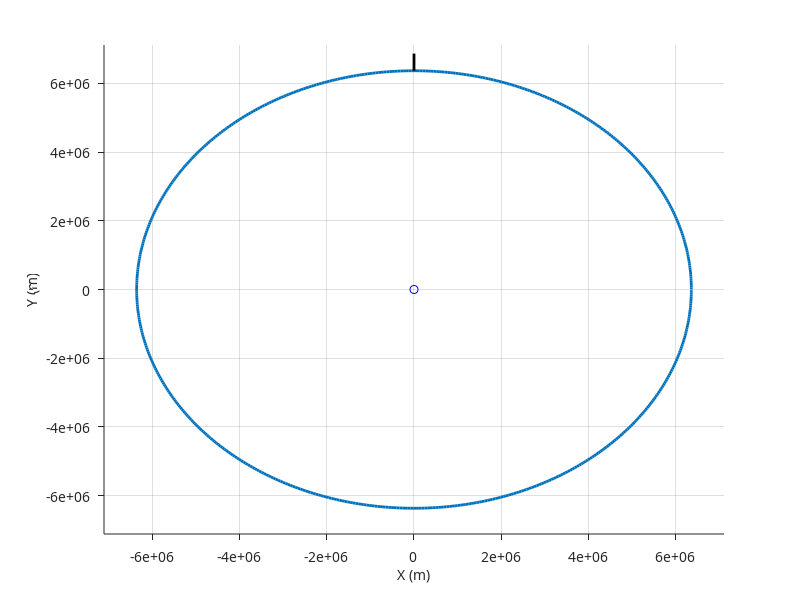

The MATLAB source for this figure:
% Animate module. This module animates the system under study
% Contibutors: Deepak Raina @IIT Delhi
function [] = animate_fast()
load timevar.dat;
load statevar.dat;
T=timevar;
Y=statevar;
figure('Name','Animation Window','NumberTitle','off');

%Plot earth
th=0:0.01:2*pi;
R = 6.37 * 10^6;
earth_x = R*cos(th);
earth_y = R*sin(th);

%xy limits
h = 500000;
f = 1.5;
xmin=-R-(f*h); xmax=R+(f*h); ymin=-R-(f*h); ymax=R+(f*h);

%plot earth
plot(earth_x,earth_y,'LineWidth',2);
hold on;
%plot tower
plot([0,0],[R,R+h],'k','LineWidth',2)
hold on;
%plot particle motion
comet(Y(:,1),Y(:,3));
hold on;
axis([xmin xmax ymin ymax]);
set (gca,'fontsize',10,'fontweight','normal','fontname','times new romans','linewidth',0.5,'Box', 'off','TickDir','out' );
xlabel('X (m)','fontweight','n','fontsize',10);
ylabel('Y (m)','fontweight','n','fontsize',10);
%title(['Current time t=',t],'fontweight','normal','fontsize',10);
grid on;
hold off;


